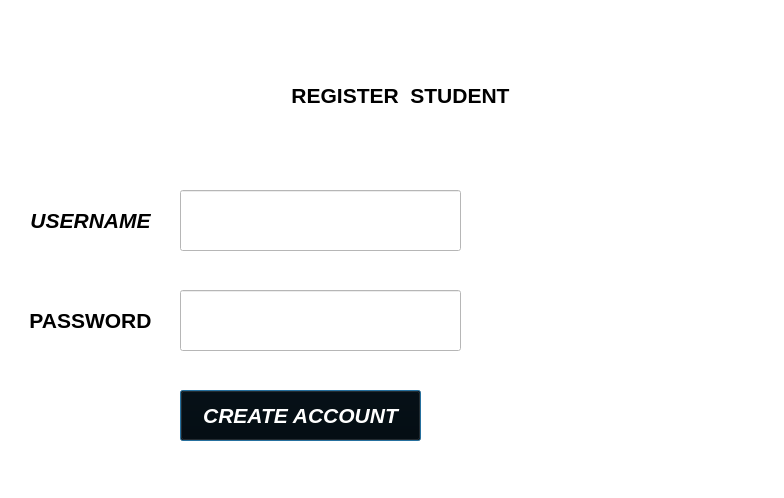
<?xml version="1.0" encoding="UTF-8"?>
<ui version="4.0">
 <class>Dialog</class>
 <widget class="QDialog" name="Dialog">
  <property name="geometry">
   <rect>
    <x>0</x>
    <y>0</y>
    <width>784</width>
    <height>498</height>
   </rect>
  </property>
  <property name="windowTitle">
   <string>Dialog</string>
  </property>
  <property name="autoFillBackground">
   <bool>false</bool>
  </property>
  <property name="styleSheet">
   <string notr="true">background-color: rgb(255,255, 255);
</string>
  </property>
  <widget class="QLabel" name="label">
   <property name="geometry">
    <rect>
     <x>20</x>
     <y>190</y>
     <width>141</width>
     <height>61</height>
    </rect>
   </property>
   <property name="font">
    <font>
     <family>Arial</family>
     <pointsize>16</pointsize>
     <italic>true</italic>
     <bold>true</bold>
     <underline>false</underline>
    </font>
   </property>
   <property name="styleSheet">
    <string notr="true">background-color: rgb(255, 255, 255,0);</string>
   </property>
   <property name="text">
    <string>USERNAME</string>
   </property>
   <property name="alignment">
    <set>Qt::AlignCenter</set>
   </property>
  </widget>
  <widget class="QLabel" name="label_2">
   <property name="geometry">
    <rect>
     <x>20</x>
     <y>290</y>
     <width>141</width>
     <height>61</height>
    </rect>
   </property>
   <property name="font">
    <font>
     <family>Arial</family>
     <pointsize>16</pointsize>
     <italic>false</italic>
     <bold>true</bold>
     <underline>false</underline>
    </font>
   </property>
   <property name="styleSheet">
    <string notr="true">background-color: rgb(255, 255, 255,0);</string>
   </property>
   <property name="text">
    <string>PASSWORD</string>
   </property>
   <property name="alignment">
    <set>Qt::AlignCenter</set>
   </property>
  </widget>
  <widget class="QLineEdit" name="studentpass">
   <property name="geometry">
    <rect>
     <x>180</x>
     <y>290</y>
     <width>281</width>
     <height>61</height>
    </rect>
   </property>
   <property name="inputMask">
    <string/>
   </property>
   <property name="echoMode">
    <enum>QLineEdit::Password</enum>
   </property>
  </widget>
  <widget class="QLabel" name="label_3">
   <property name="geometry">
    <rect>
     <x>230</x>
     <y>70</y>
     <width>341</width>
     <height>51</height>
    </rect>
   </property>
   <property name="font">
    <font>
     <family>Arial</family>
     <pointsize>16</pointsize>
     <bold>true</bold>
    </font>
   </property>
   <property name="styleSheet">
    <string notr="true">background-color: rgb(255, 255, 255,0);</string>
   </property>
   <property name="text">
    <string>REGISTER  STUDENT</string>
   </property>
   <property name="alignment">
    <set>Qt::AlignCenter</set>
   </property>
  </widget>
  <widget class="QLineEdit" name="studentuser">
   <property name="geometry">
    <rect>
     <x>180</x>
     <y>190</y>
     <width>281</width>
     <height>61</height>
    </rect>
   </property>
  </widget>
  <widget class="QPushButton" name="pushButton">
   <property name="geometry">
    <rect>
     <x>180</x>
     <y>390</y>
     <width>241</width>
     <height>51</height>
    </rect>
   </property>
   <property name="font">
    <font>
     <pointsize>16</pointsize>
     <italic>true</italic>
     <bold>true</bold>
     <underline>false</underline>
    </font>
   </property>
   <property name="styleSheet">
    <string notr="true">background-color: rgb(0, 0, 0);
color: rgb(255,255, 255);
</string>
   </property>
   <property name="text">
    <string>CREATE ACCOUNT</string>
   </property>
  </widget>
 </widget>
 <resources/>
 <connections/>
</ui>
